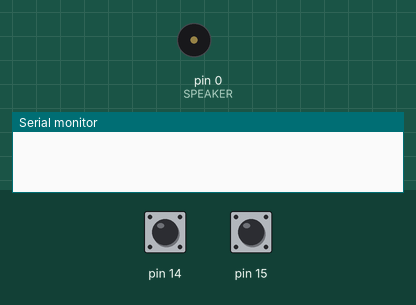
This sketch was run on a simulated Arduino Uno, built with avr-gcc and run on an emulated ATmega328P. Shown: buzzer (waves = sounding), the last lines printed to the serial monitor. The inputs (shaded band) are chosen by the test bench; at power-on: pin 14 LOW, pin 15 LOW.

Above: at 1.2 s.
1.3 s: pin 14 pulsed HIGH 2 times (0.12 s each, 0.3 s apart)
3.4 s: pin 15 pulsed HIGH 2 times (0.12 s each, 0.3 s apart)
At 3.66 s:
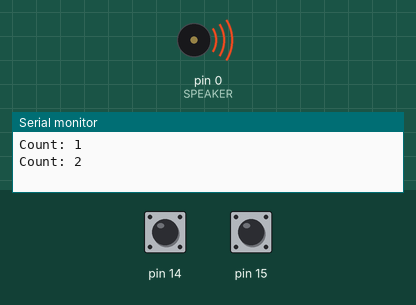
Timing chart, 0 to 6.4 s (numbered marks = the images above; inputs shaded):
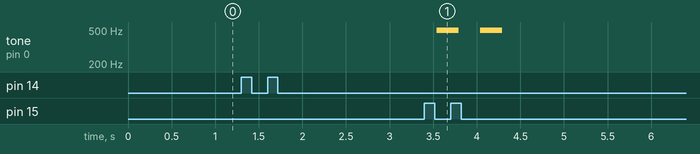

Measured:
- after the input at 3.4 s, tone on pin 0 (SPEAKER): alternates 494 Hz for 0.25 s and silent for 0.25 s, 4 changes in all, then stays silent, starting after 0.14 s

The sketch:

Interrupts_problem_7.ino
```cpp
#include "DebounceSwitch.hpp"

#define DEBUG 1

#if DEBUG
#define print(x) Serial.print(x)
#define println(x) Serial.println(x)
#else
#define print(x)
#define println(x)
#endif

DebounceSwitch switch0(14);
DebounceSwitch switch1(15);

unsigned int count = 0;
const int LED = 0;
const unsigned int SPEAKER = 0;

void setup() {
  switch0.begin();
  switch1.begin();
  Serial.begin(9600);
}

void loop() {
  if(switch0.read()) {
    count++;
    print("Count: ");
    println(count);
  }


  if(switch1.read()) {
    for(unsigned int i = 0; i < count; i++) {
      tone(SPEAKER, 494);
      delay(250);
      noTone(SPEAKER);
      delay(250);
    }

    count = 0;
  }
}
```

DebounceSwitch.cpp
```cpp
#include "DebounceSwitch.hpp"

// Constructor
DebounceSwitch::DebounceSwitch(const unsigned int pin) : _pin(pin) {
  _debounceInterval = 20;
  _lastDebounceTime = 0;
  _lastButtonState = 0x0;
  _buttonState = 0x0;
  _liftFlag = 0x0;
}

// Method to intitialize the class
void DebounceSwitch::begin() {
  pinMode(_pin, 0x0);
}

// Method to read the switch and cancel the debug
bool DebounceSwitch::read() {
  bool current = digitalRead(_pin);

  if(current != _lastButtonState) {
    _lastDebounceTime = millis();
  }

  if((millis() - _lastDebounceTime) > _debounceInterval) {
    if(current != _buttonState) {
      _buttonState = current;

      if(_buttonState == 0x0) {
        _lastButtonState = current;

        return true;
      }
    }
  }

  _lastButtonState = current;

  return false;
}
```

DebounceSwitch.hpp
```cpp
#ifndef DEBOUNCE_SWITCH_HPP
#define DEBOUNCE_SWITCH_HPP

#include <Arduino.h>

class DebounceSwitch {
  private:
    unsigned int _pin;
    unsigned long _lastDebounceTime;
    unsigned long _debounceInterval;
    bool _lastButtonState;
    bool _buttonState;
    bool _liftFlag;

  public:
    DebounceSwitch(const unsigned int pin);
    void begin();
    bool read();
};

#endif
```
